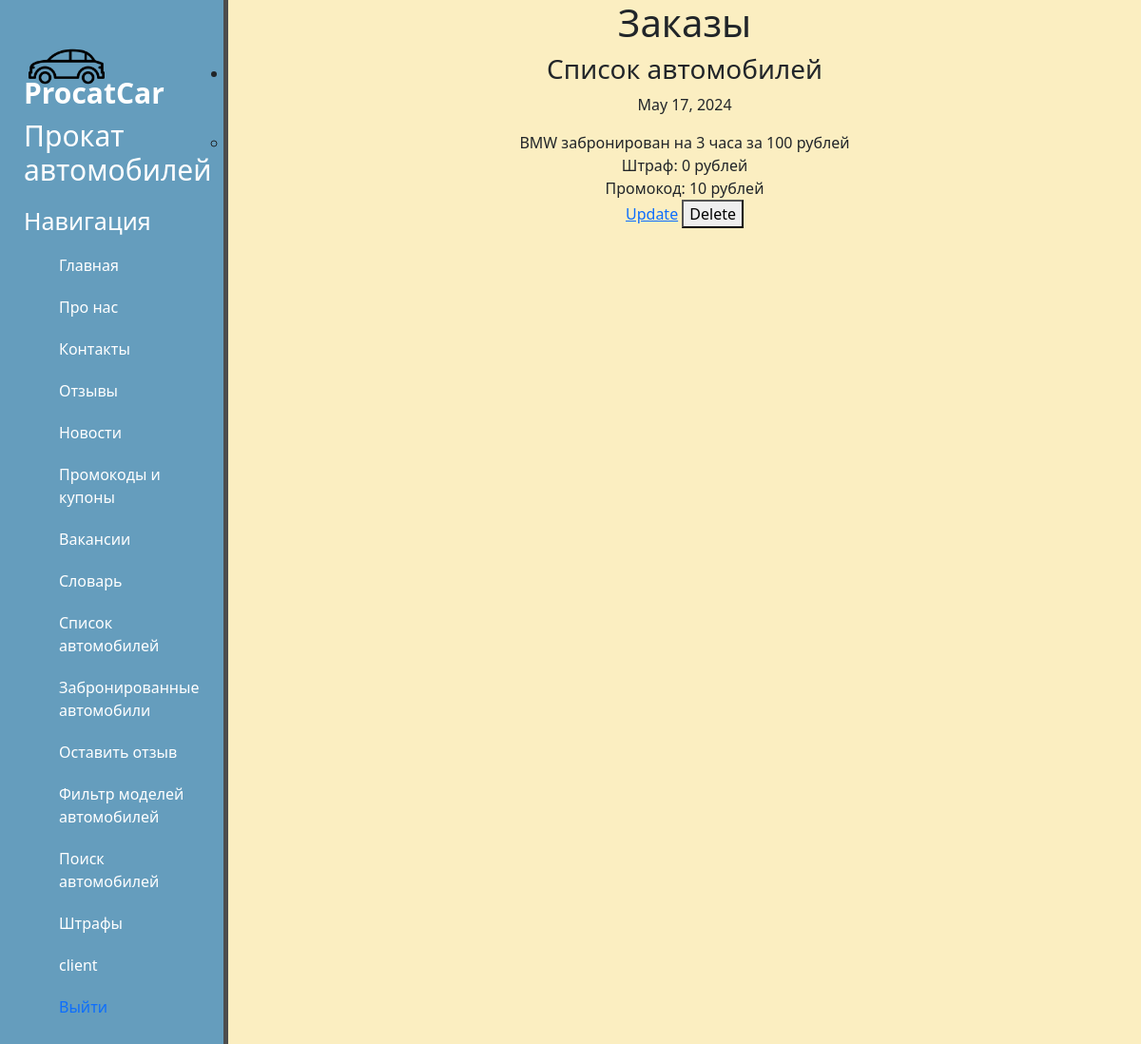
The app's page /orders/ (signed in) with its own data.
### ProcatCar/models.py (models this page shows, shortened)
class Order(models.Model):
    user=models.OneToOneField(User, related_name='orders',on_delete=models.CASCADE)
    date=models.DateField('Дата заказа', auto_now_add=True)
    cars=models.ManyToManyField(OrderItem, blank=True)

class OrderItem(models.Model):
    count=models.IntegerField('Время')
    object=models.ForeignKey(Car, on_delete=models.CASCADE)

class Car(models.Model):
    contactimg = models.ImageField('Картинка', upload_to='static', default=True)
    mark=models.ForeignKey(CarMark, related_name='vid', on_delete=models.CASCADE)
    price = models.IntegerField('Цена', max_length=10)
    model=models.CharField('Модель машины', max_length=10)

class CarMark(models.Model):
    contactimg = models.ImageField('Картинка', upload_to='static', default=True)
    mark=models.CharField('Вид', max_length=10)
    def __str__(self):
        return self.mark

### ProcatCar/views.py (the view)
# urls.py: path('orders/', views.order_list, name='order_list'),
@login_required
def order_list(request):
    orders = Order.objects.filter(user=request.user).order_by()
    return render(request, 'order_list.html', {'orders': orders})

### ProcatCar/context_processors.py (called while the page is built)
def is_seller(request):
    if request.user.is_authenticated:
        is_seller = Seller.objects.filter(user=request.user).exists()
    else:
        is_seller = False
    return {'is_seller': is_seller}

def is_customer(request):
    if request.user.is_authenticated:
        is_customer = Customer.objects.filter(user=request.user).exists()
    else:
        is_customer = False
    return {'is_customer': is_customer}

### ProcatCar/templates/order_list.html (shortened to what this page needs)
{% extends 'layout.html' %}
{% block urlContent %}
<div class="features" style="text-align: center;">
  <h1>Заказы</h1>
  <ul>
    {% for order in orders %}
      <li>
        <h3>Список автомобилей</h3>
        <p>{{ order.date }}</p>
        <ul>
          {% for car in order.cars.all %}
            <li>
              {{ car.object.mark }} забронирован на {{ car.count }} часа за {{ car.object.price }} рублей
              <br>
              Штраф: {% with shtraf=car.object.shtraf_set.first %}{{ shtraf.cost|default:0 }}{% endwith %} рублей
              <br>
              Промокод: {{ active_discount|default:10 }} рублей
              <br>
              <a href="{% url 'update_order_item' item_id=car.id %}">Update</a>
              <form method="post" action="{% url 'delete_order_item' item_id=car.id %}" style="display:inline;">
                <button type="submit">Delete</button>
              </form>
            </li>
          {% endfor %}
        </ul>
      </li>
    {% endfor %}
  </ul>
</div>
{% endblock %}

### ProcatCar/templates/layout.html (shortened to what this page needs)
{% load static %}
<!DOCTYPE html>
<html lang="en">
<head>
    <link rel="stylesheet" href="https://cdn.jsdelivr.net/npm/bootstrap@5.3.2/dist/css/bootstrap.min.css">
    <link rel="stylesheet" href="{% static 'ProcatCar/css/ProcatCar.css' %}">
</head>
<body>
<aside>
    <img src="{% static 'ProcatCar/img/carlogo.png' %}" alt="Лого">
    <span class="logo">ProcatCar</span>
    <h1>Прокат автомобилей</h1>
    <h3>Навигация</h3>
    <ul>
        <a href="{% url 'index' %}"><li>Главная</li></a>
        <a href="{% url 'about' %}"><li>Про нас</li></a>
        <a href="{% url 'contacts' %}"><li>Контакты</li></a>
        <a href="{% url 'feedback' %}"><li>Отзывы</li></a>
        <a href="{% url 'news' %}"><li>Новости</li></a>
        <a href="{% url 'sales' %}"><li>Промокоды и купоны</li></a>
        <a href="{% url 'vac' %}"><li>Вакансии</li></a>
        <a href="{% url 'slovar' %}"><li>Словарь</li></a>
        {% if request.user.is_authenticated %}
            <a href="{% url 'car' %}"><li>Список автомобилей</li></a>
            <a href="{% url 'order_list' %}"><li>Забронированные автомобили</li></a>
            <a href="{% url 'add_feedback' %}"><li>Оставить отзыв</li></a>
            <a href="{% url 'filter' %}"><li>Фильтр моделей автомобилей</li></a>
            <a href="{% url 'search' %}"><li>Поиск автомобилей</li></a>
            <a href="{% url 'shtraf' %}"><li>Штрафы</li></a>
            <li class="last">{{ user.username }}</li>
            <li><a href="{% url 'logout' %}">Выйти</a></li>
        {% else %}
            <a href="{% url 'custom' %}"><li>Клиент</li></a>
            <a href="{% url 'sell' %}"><li>Администратор</li></a>
            <a href="{% url 'login' %}"><li>Авторизация</li></a>
        {% endif %}
    </ul>
</aside>
<main>
    {% block urlContent %}
    {% endblock %}
</main>
</body>
</html>

### ProcatCar/static/ProcatCar/css/ProcatCar.css (style rules this page uses)
body { background: #fbeec1; }
aside { float:left; background: #659dbd; width:20%; padding:2.5%; height: 100%; color: #fff; border-right: 5px solid #4d4d4d; }
aside img { width: 80px; float: left; }
aside .logo { font-size: 30px; margin-left: -5px; font-weight: bold; position: relative; top: -35px; }
aside h1 { margin-top: -30px; margin-left: -5px; font-size: 30px; }
aside h3 { margin-top: 20px; margin-left: -5px; font-size: 25px; }
aside ul { list-style:none; text-decoration:none; }
aside ul li { color: #fff; display:block; margin-top: 20px; transition: transform .6s ease; }
aside ul a { text-decoration: none; }

### records on screen
Order: date "May 17, 2024"
OrderItem: object.mark "BMW", count "3", object.price "100", object.shtraf_set.first.cost "0", active_discount "10"

### other values on screen
{{ user.username }} "client"
